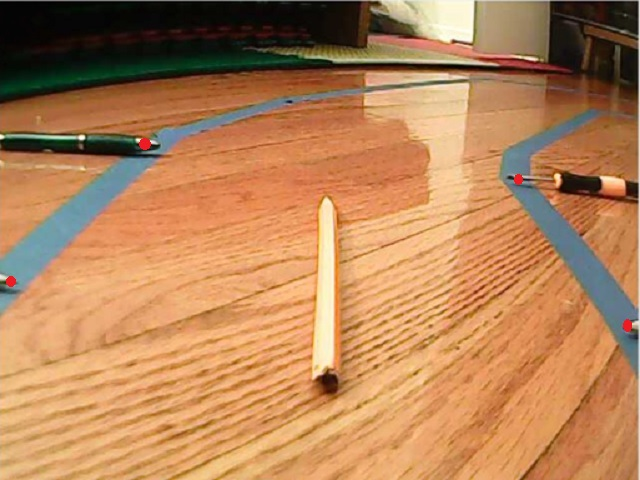
#> input picture autonomousCar/driver/data/car_camera_calibration.jpg, 640 x 480 px
$ python -i intersect_detection.py   (imports and definitions only)
#> lines starting #> are read from the running program, lines starting #| are printed output that depends on the picture; after the words box and inside, x2 and y2 are one past the last pixel; in counts of white or black regions, pixels touching at a corner belong together
#> further down, picture is the input picture: shape (480, 640, 3); mean B, G, R 87.9, 131, 181.8
import cv2
import numpy as np
import logging
import math
import datetime
import sys
import os.path

_SHOW_IMAGE = False

# create log file
log_flag = True
log_count = 1

# [6 lines not run here, left out]

class IntersectDetection(object):

    # [14 lines left out: functions __init__, detect_intersect, not called in this run]


############################
# Frame processing steps
############################
def detect_lane(frame):
    logging.debug('detecting lane lines...')

    edges = detect_edges(frame)
    show_image('edges', edges)

    cropped_edges = region_of_interest(edges)
    show_image('edges cropped', cropped_edges)

    is_intersect, line_segments = detect_line_segments(cropped_edges)
    line_segment_image = display_lines(frame, line_segments)
    show_image("yellow line segments", line_segment_image)

    return is_intersect


def detect_edges(frame):
    # filter for yellow intersect lines
    hsv = cv2.cvtColor(frame, cv2.COLOR_BGR2HSV)
#> hsv: shape (480, 640, 3); mean H, S, V 21.2, 137.7, 184.4
    show_image("hsv", hsv)
    lower_yellow = np.array([30, 30, 50])
    upper_yellow = np.array([50, 255, 255])
    mask = cv2.inRange(hsv, lower_yellow, upper_yellow)
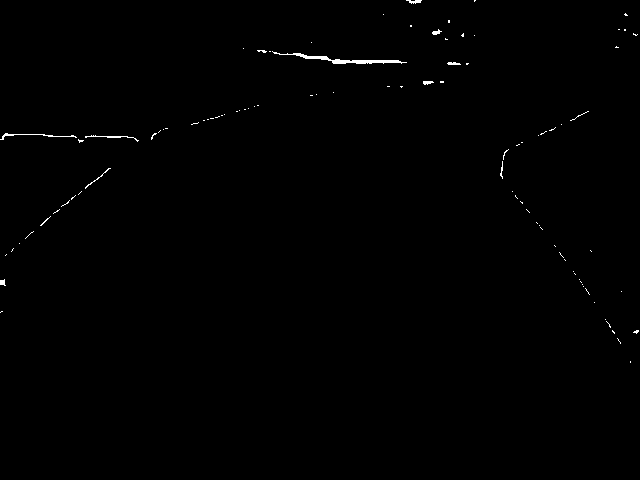
#> mask: shape (480, 640); 0.38% white in thin lines or dots, all inside (x1, y1, x2, y2) = (0, 0, 639, 363)
    show_image("yellow detect", mask)

    # detect edges
    edges = cv2.Canny(mask, 200, 400)
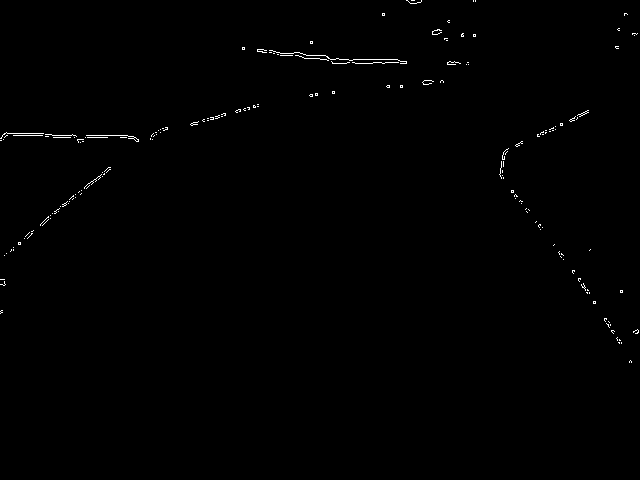
#> edges: shape (480, 640); 0.43% white in thin lines or dots, all inside (x1, y1, x2, y2) = (0, 0, 639, 363)

    return edges


def region_of_interest(canny):
    height, width = canny.shape
#> height = 480; width = 640
    mask = np.zeros_like(canny)

    # only focus bottom half of the screen

    polygon = np.array([[
        (0, height * 3 / 4),
        (width, height * 3 / 4),
        (width, height),
        (0, height),
    ]], np.int32)

    cv2.fillPoly(mask, polygon, 255)
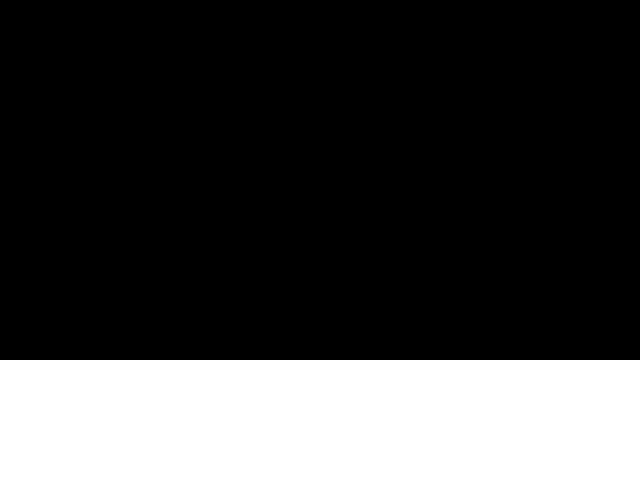
#> mask: shape (480, 640); 25% white; 1 white region, box (x1, y1, x2, y2) and area: (0, 360, 640, 480) 76800
    show_image("yellow mask", mask)
    masked_image = cv2.bitwise_and(canny, mask)
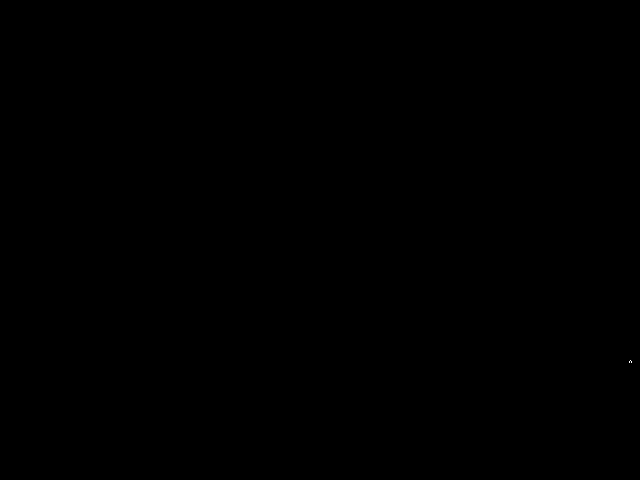
#> masked_image: shape (480, 640); 0% white in thin lines or dots, all inside (x1, y1, x2, y2) = (629, 360, 632, 363)
    return masked_image


def detect_line_segments(cropped_edges):
    # tuning min_threshold, minLineLength, maxLineGap is a trial and error process by hand
    rho = 1  # precision in pixel, i.e. 1 pixel
    angle = np.pi / 180  # degree in radian, i.e. 1 degree
    min_threshold = 10  # minimal of votes
    line_segments = cv2.HoughLinesP(cropped_edges, rho, angle, min_threshold, np.array([]), minLineLength=20,
                                    maxLineGap=4)
#> line_segments = None
#> in detect_lane, `is_intersect, line_segments = detect_line_segments(cropped_edges)`: is_intersect = False
    if line_segments is not None:
    	for line_segment in line_segments:
    		if (line_segment[0][2] - line_segment[0][0] > 20) and (line_segment[0][1] - line_segment[0][3] < 10): # very horizontal line
    			return True, line_segments
    return False, line_segments


############################
# Utility Functions
############################
def display_lines(frame, lines, line_color=(0, 255, 0), line_width=10):
#> called with line_color = (0, 255, 0), line_width = 10
    line_image = np.zeros_like(frame)
    if lines is not None:
        for line in lines:
            for x1, y1, x2, y2 in line:
                cv2.line(line_image, (x1, y1), (x2, y2), line_color, line_width)
    line_image = cv2.addWeighted(frame, 0.8, line_image, 1, 1)
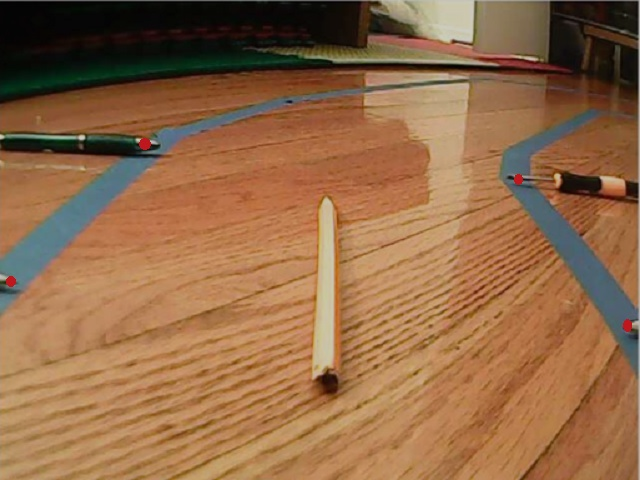
#> line_image: shape (480, 640, 3); mean B, G, R 71.3, 105.8, 146.4
    return line_image


# [22 lines left out: function display_heading_line, not called in this run]


def length_of_line_segment(line):
    x1, y1, x2, y2 = line
    return math.sqrt((x2 - x1) ** 2 + (y2 - y1) ** 2)


def show_image(title, frame, show=_SHOW_IMAGE):
#     if show:
    cv2.imshow(title, frame)


# [56 lines left out: functions make_points, test_photo, test_video, not called in this run]


# [4 lines not run here, left out]
    #test_photo('/home/pi/DeepPiCar/driver/data/video/car_video_190427_110320_073.png')
    #test_photo(sys.argv[1])
    #test_video(sys.argv[1])

>>> import cv2
>>> picture = cv2.imread('../data/car_camera_calibration.jpg')
>>> result = detect_lane(picture)
#> result = False
